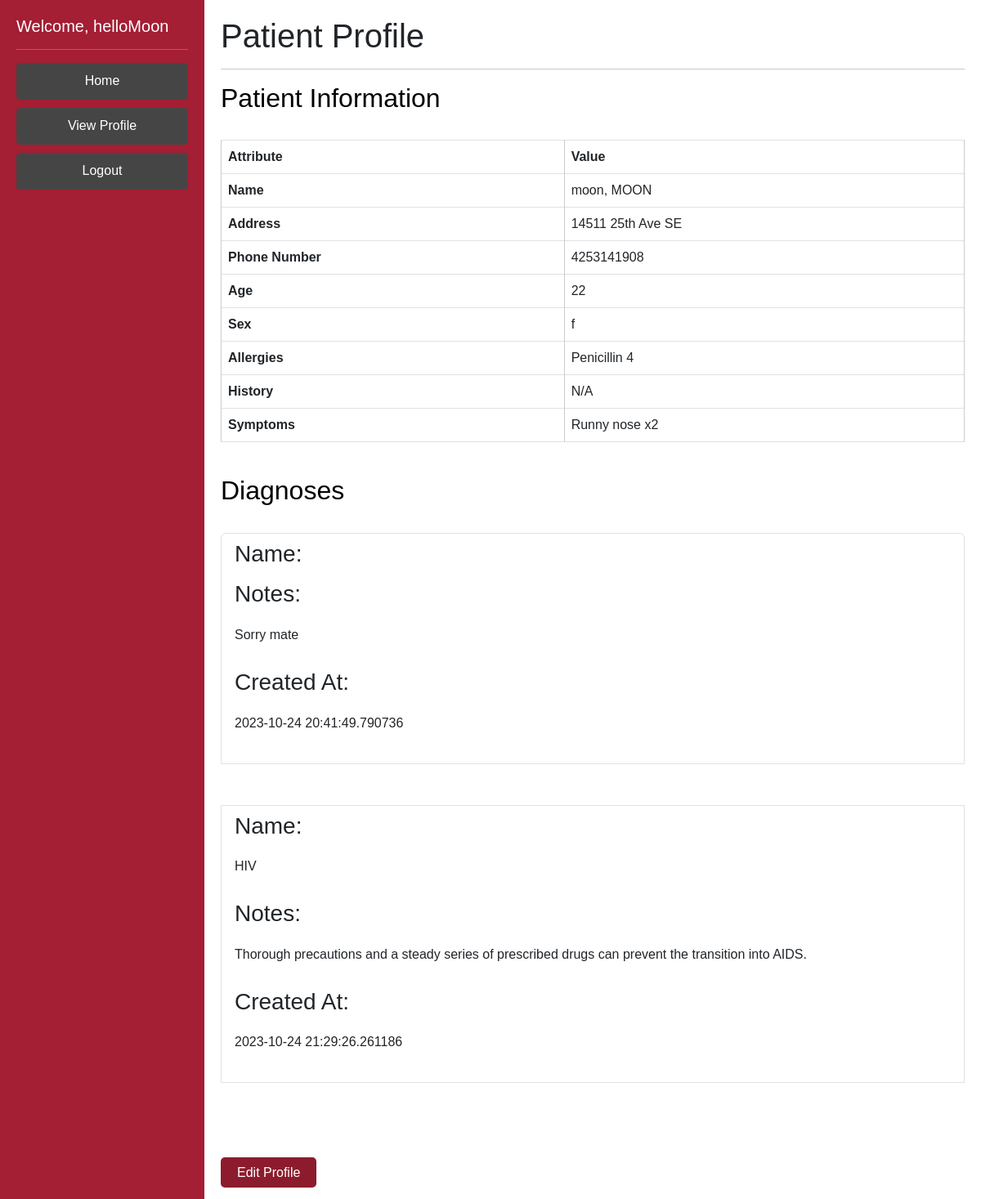
Page /viewProfile (signed in) on the committed database.
### DoctorPortal/models.py (models this page shows, shortened)
class Patient(AbstractBaseUser):
    phone = EncryptedIntegerField() # 1 (999)-999-9999 11 long
    ssn = EncryptedCharField(unique=True) #ssn should be unique
    address = EncryptedCharField(max_length=200, default= '')
    username = models.CharField(max_length=100, default = '', unique=True)
    password = EncryptedCharField(max_length=25, default='')
    createdAt = EncryptedDateTimeField(auto_now_add=True) # time the patient was created
    lastUpdated = EncryptedDateTimeField(auto_now=True) # time the patient info was last edited
    fname = models.CharField(max_length=50)
    lname = EncryptedCharField(max_length=50)
    sex = models.CharField(max_length=1) # M or F
    symptoms = EncryptedTextField(default='na') #large body of text
    age = models.PositiveIntegerField(validators=[MaxValueValidator(130), MinValueValidator(0)], default=None) # 0 - 130 yrs old
    weight = models.PositiveIntegerField(validators=[MinValueValidator(1), MaxValueValidator(2000)], default=None) # 1-2000lbs
    allergies = EncryptedTextField(default='na') # known allergies
    history = EncryptedTextField(default='na') # the medical history
    is_patient = models.BooleanField('patientStatus', default=True)
    is_doctor = models.BooleanField('doctorStatus', default=False)
    objects = PatientManager()
    USERNAME_FIELD = 'username'
    REQUIRED_FIELDS = []

class Diagnosis(models.Model):
    staffUser = models.ForeignKey(Patient, on_delete=models.CASCADE, related_name='diagnosingDoctor', default='')
    patient = models.ForeignKey(Patient, on_delete=models.CASCADE, related_name='diagnosedPatient', default='')
    updaterUsername = models.CharField(max_length=100, default = '')
    diagnosis = EncryptedCharField(max_length=200, default='')
    docNotes = EncryptedTextField(default='na') #large body of text
    lastUpdated = EncryptedDateTimeField(auto_now=True) # time the diagnosis info was last edited
    createdAt = EncryptedDateTimeField(auto_now_add=True) # time the diagnosis was created

### PatientPortal/views.py (the view)
# urls.py: path('viewProfile', views.viewProfile, name='viewProfile'),
def viewProfile(request):
    current_user = request.user
    diagnoses = Diagnosis.objects.filter(patient=current_user)
    return render(request, 'viewProfile_patient.html', context = {"user": current_user, "diagnoses": diagnoses})

### DoctorPortal/templates/viewProfile_patient.html
{% extends 'base_patient.html' %}
{% block content %}
<div class="jumbotron">
    <h1 class="display-7">Patient Profile</h1>
    <hr class="my-3">
</div>
{% if user %}
    <div class="patient-details">
        <div class="patient-info">
            <h2>Patient Information</h2><br>
            <table class="table table-bordered">
                <thead>
                    <tr>
                        <th scope="col">Attribute</th>
                        <th scope="col">Value</th>
                    </tr>
                </thead>
                <tbody>
                    <tr>
                        <th scope="row">Name</th>
                        <td>{{ user.lname }}, {{ user.fname }}</td>
                    </tr>
                    <tr>
                        <th scope="row">Address</th>
                        <td>{{ user.address }}</td>
                    </tr>
                    <tr>
                        <th scope="row">Phone Number</th>
                        <td>{{ user.phone }}</td>
                    </tr>
                    <tr>
                        <th scope="row">Age</th>
                        <td>{{ user.age }}</td>
                    </tr>
                    <tr>
                        <th scope="row">Sex</th>
                        <td>{{ user.sex }}</td>
                    </tr>
                    <tr>
                        <th scope="row">Allergies</th>
                        <td>{{ user.allergies }}</td>
                    </tr>
                    <tr>
                        <th scope="row">History</th>
                        <td>{{ user.history }}</td>
                    </tr>
                    <tr>
                        <th scope="row">Symptoms</th>
                        <td>{{ user.symptoms }}</td>
                    </tr>
                </tbody>
            </table>
        </div>
        <div class="patient-diagnoses"><br>
            <h2>Diagnoses</h2><br>
            {% if diagnoses %}
                <ul class="list-group">
                    {% for d in diagnoses %}
                        <li class="list-group-item">
                            <h3>Name:</h3>
                            <p>{{ d.diagnosis }}</p>
                            <h3>Notes:</h3>
                            <p>{{ d.docNotes }}</p>
                            <h3>Created At:</h3>
                            <p>{{ d.createdAt }}</p>
                        </li><br>
                    {% endfor %}
                </ul>
            {% endif %}
        </div>
    </div>
    <br><br>
    <div class="card-action">
        <a href="{% url 'editProfilePatient' %}">Edit Profile</a>
    </div>
{% endif %}
{% endblock content %}

### DoctorPortal/templates/base_patient.html (shortened to what this page needs)
{% load static %}
<!doctype html>
<html lang="en">
  <head>
		<link href="https://cdn.jsdelivr.net/npm/bootstrap@5.3.0-alpha1/dist/css/bootstrap.min.css" rel="stylesheet">
		<link rel="stylesheet" type="text/css" href="{% static 'styles.css' %}">
	</head>
  <body>
    <div class="sidebar">
      <h5>Welcome, {{ user.get_username }}</h5>
      <hr class="my-3">
			<ul>
				<li><a class="btn btn-danger" style="margin-bottom: 10px;" href="/patientHome">Home</a></li>
				<li><a class="btn btn-danger" style="margin-bottom: 10px;" href="/viewProfile">View Profile</a></li>
				<li><a class="btn btn-danger" href="/logoutPatient">Logout</a></li>
			</ul>
    </div>
    <div class="content">
      {% block content %}{% endblock content %}
    </div>
  </body>
</html>

### DoctorPortal/static/styles.css (style rules this page uses)
body { margin: 0; padding: 0; font-family: Arial, sans-serif; }
.patient-details { color: black; }
.sidebar { position: fixed; top: 0px; left: 0; width: 250px; height: 100%; background-color: #a41e34; color: #fff; padding: 20px; box-sizing: border-box; }
.sidebar ul { margin: 0; padding: 0; list-style: none; }
.sidebar ul li { margin: 0; padding: 0; }
.sidebar ul li a { display: block; color: #fff; padding: 10px; text-decoration: none; border-bottom: 1px solid #8c1c2d; }
.content { margin-left: 250px; padding: 20px; box-sizing: border-box; }
.content h1 { margin-top: 0; }
table { border-collapse: collapse; width: 100%; margin-bottom: 20px; }
table th, table td { padding: 10px; text-align: left; border: 1px solid #ccc; }
table th { background-color: #a41e34; }
.btn { background-color:rgb(70, 69, 69)!important; border-color: rgb(70, 69, 69)!important; border: none; display: inline-block; }
a:link, a:visited { background-color: #8c1c2d; color: #fff; padding: 10px 20px; border-radius: 5px; border: none; cursor: pointer; text-decoration: none; }
ul { margin: 0; line-height: 50px; list-style: none; }

### rows in the picture
Patient: get_username "helloMoon", lname "moon", fname "MOON", address "14511 25th Ave SE", phone "4253141908", age "22", sex "f", allergies "Penicillin 4", history "N/A", symptoms "Runny nose x2"
Diagnosis: docNotes "Sorry mate", createdAt "2023-10-24 20:41:49.790736"
Diagnosis: diagnosis "HIV", docNotes "Thorough precautions and a steady series of prescribed drugs can prevent the transition into AIDS.", createdAt "2023-10-24 21:29:26.261186"
